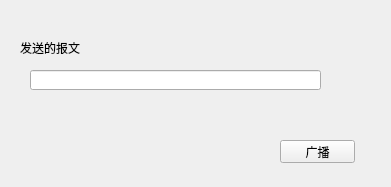
<?xml version="1.0" encoding="UTF-8"?>
<ui version="4.0">
 <class>Widget</class>
 <widget class="QWidget" name="Widget">
  <property name="geometry">
   <rect>
    <x>0</x>
    <y>0</y>
    <width>391</width>
    <height>187</height>
   </rect>
  </property>
  <property name="windowTitle">
   <string>Widget</string>
  </property>
  <widget class="QLabel" name="label">
   <property name="geometry">
    <rect>
     <x>20</x>
     <y>40</y>
     <width>71</width>
     <height>16</height>
    </rect>
   </property>
   <property name="text">
    <string>发送的报文</string>
   </property>
  </widget>
  <widget class="QLineEdit" name="lineEdit">
   <property name="geometry">
    <rect>
     <x>30</x>
     <y>70</y>
     <width>291</width>
     <height>20</height>
    </rect>
   </property>
  </widget>
  <widget class="QPushButton" name="pushButton">
   <property name="geometry">
    <rect>
     <x>280</x>
     <y>140</y>
     <width>75</width>
     <height>23</height>
    </rect>
   </property>
   <property name="text">
    <string>广播</string>
   </property>
  </widget>
 </widget>
 <resources/>
 <connections/>
</ui>
